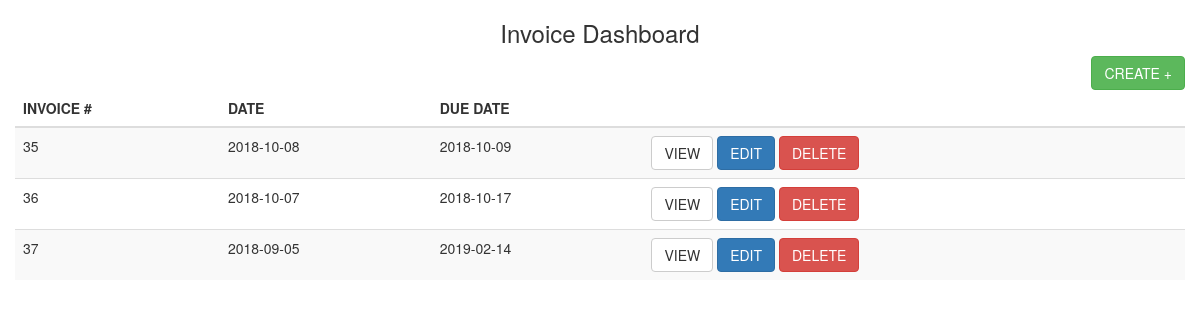
The page / on the database its author committed.
### tables this page shows
CREATE TABLE IF NOT EXISTS `invoices` (
  `id` int(10) unsigned NOT NULL AUTO_INCREMENT,
  `customer_name` varchar(50) NOT NULL,
  `customer_address` varchar(50) NOT NULL,
  `date` date NOT NULL,
  `due_date` date NOT NULL,
  `note` varchar(50) DEFAULT NULL,
  PRIMARY KEY (`id`)
);

### public/index.php (the view, shortened to what this page needs)
<!DOCTYPE html>
<html lang="en">
<head>
    <link rel="stylesheet" type="text/css" href="css/bootstrap.min.css">
</head>
<body>
<div class="container">
    <div class="row text-center">
        <h3>Invoice Dashboard</h3>
    </div>
    <div class="row text-right">
        <a class="btn btn-success" href="create.php">CREATE +</a>
    </div>
    <div class="row">
        <table class="table table-striped">
            <thead>
            <tr>
                <th scope="col">INVOICE #</th>
                <th scope="col">DATE</th>
                <th scope="col">DUE DATE</th>
                <th scope="col"></th>
            </tr>
            </thead>
            <tbody>
            <?php
            require_once "../config/database.php";
            $sql = 'SELECT * FROM invoices';
            if ($result = mysqli_query($dbCon, $sql)) {
                if (mysqli_num_rows($result) > 0) {
                    while ($row = mysqli_fetch_array($result)) {
                        echo '<tr>';
                        echo '<td>' . $row['id'] . '</td>';
                        echo '<td>' . $row['date'] . '</td>';
                        echo '<td>' . $row['due_date'] . '</td>';
                        echo '<td>
                                <a class="btn btn-default" href="view.php?id=' . $row['id'] . '">VIEW</a>
                                <a class="btn btn-primary" href="edit.php?id=' . $row['id'] . '">EDIT</a>
                                <a class="btn btn-danger" href="process/delete.php?id=' . $row['id'] . '">DELETE</a> </td>';
                        echo '</tr>';
                    }
                }
            }
            ?>
            </tbody>
        </table>
    </div>
</body>
</html>

### rows shown on the page
invoices: id "35", date "2018-10-08", due_date "2018-10-09"
invoices: id "36", date "2018-10-07", due_date "2018-10-17"
invoices: id "37", date "2018-09-05", due_date "2019-02-14"
